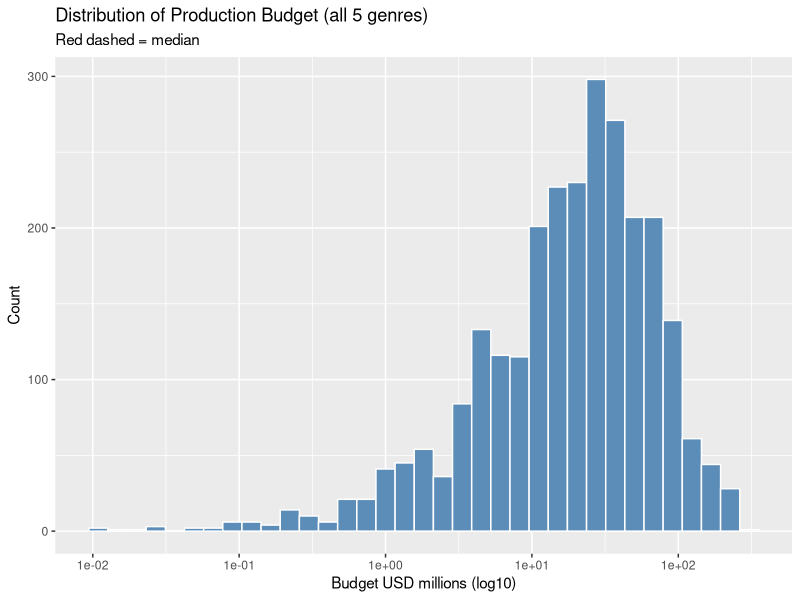
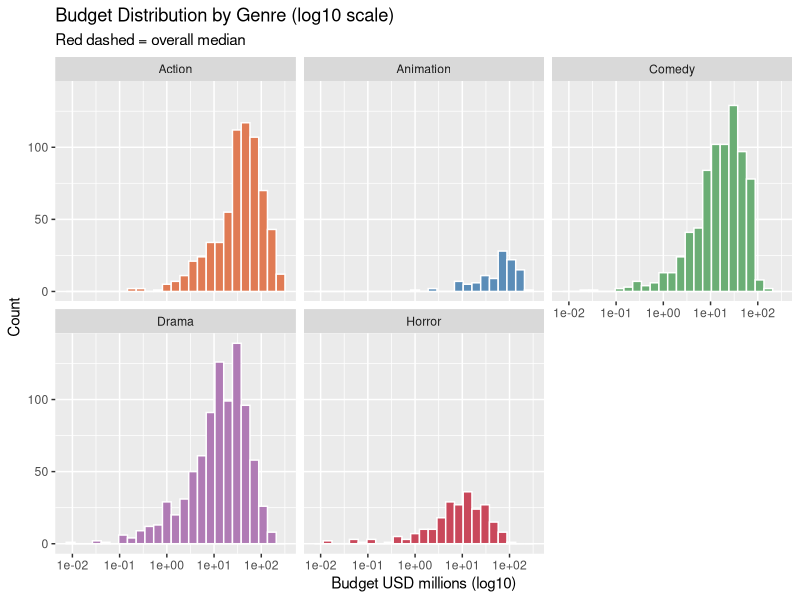
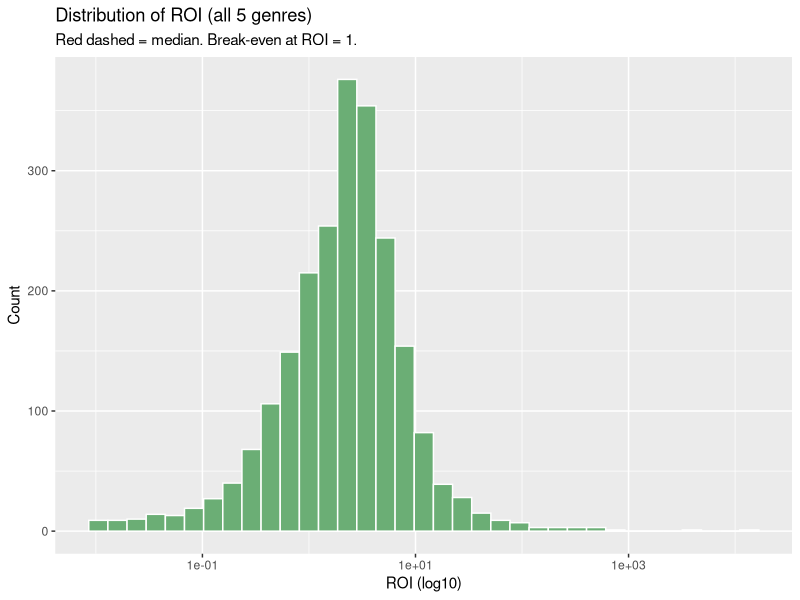
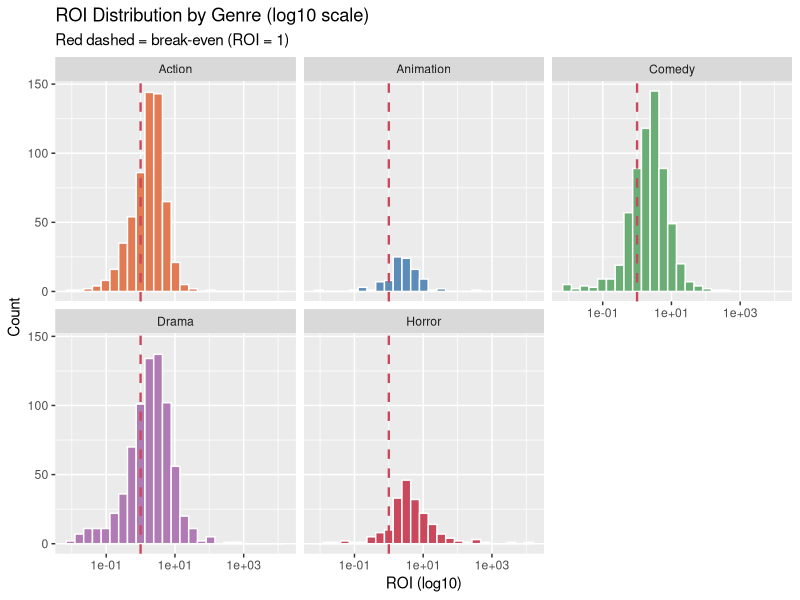
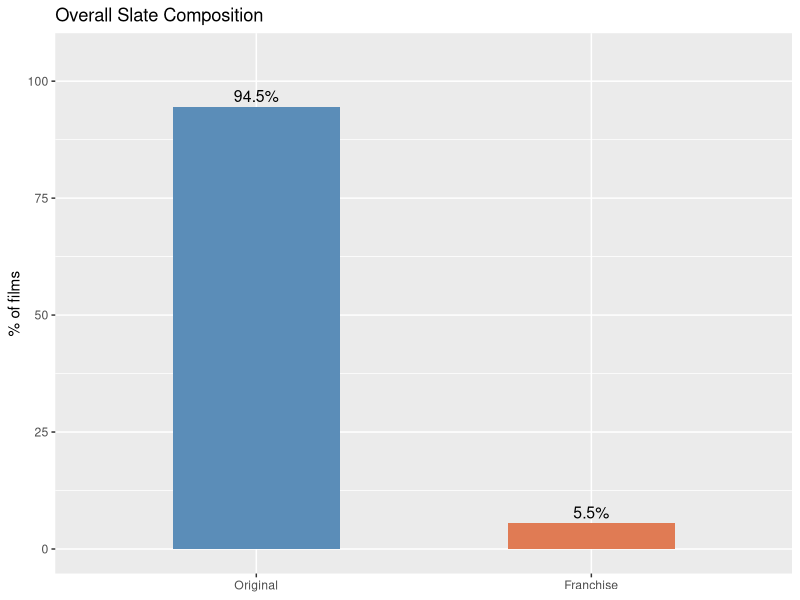
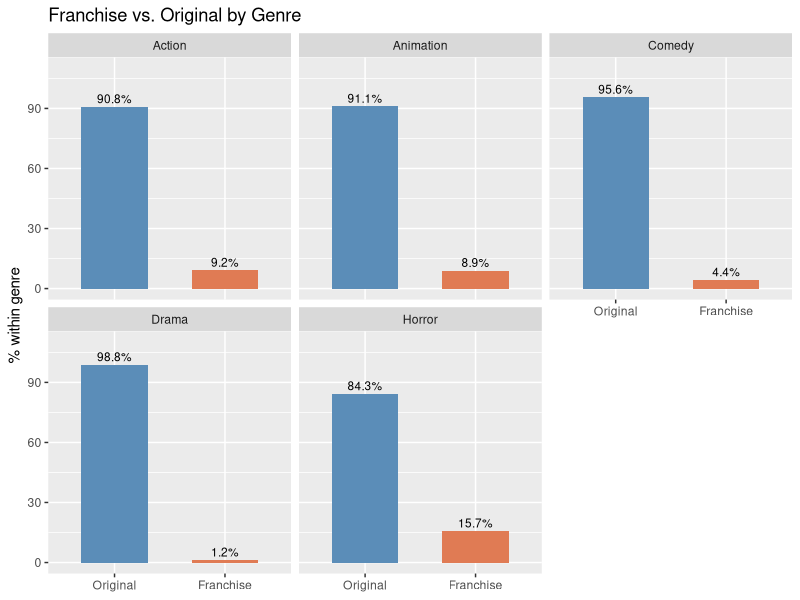
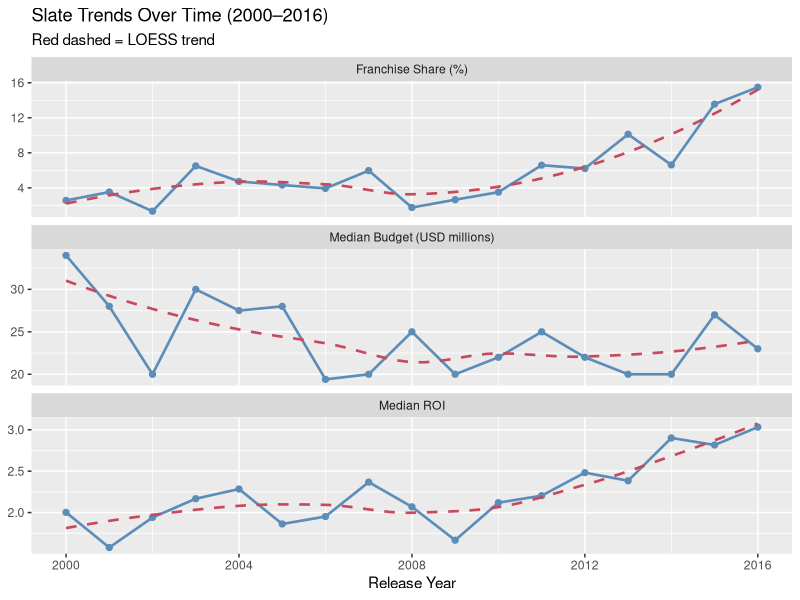

The R source for these figures, in order:
## ---- chunk 1
#| warning: false
#| message: false

library(tidyverse)

movies <- read.csv("data/movies.csv", stringsAsFactors = FALSE)

target_genres <- c("Action", "Comedy", "Drama", "Horror", "Animation")

movies_5 <- movies |>
  filter(primary_genre %in% target_genres)

movies_clean <- movies_5 |>
  mutate(
    budget   = if_else(budget == 0 | budget < 10000, NA_real_, budget),
    revenue  = if_else(revenue == 0, NA_real_, revenue),
    roi      = revenue / budget,
    budget_m = budget / 1e6,
    franchise_status = factor(franchise_status,
                               levels = c("Original", "Franchise"))
  )

glimpse (movies_clean)
## ---- chunk 2
# Budget
movies_clean |>
  summarise(
    n      = sum(!is.na(budget_m)),
    mean   = round(mean(budget_m,            na.rm = TRUE), 1),
    median = round(median(budget_m,          na.rm = TRUE), 1),
    sd     = round(sd(budget_m,              na.rm = TRUE), 1),
    Q1     = round(quantile(budget_m, 0.25,  na.rm = TRUE), 1),
    Q3     = round(quantile(budget_m, 0.75,  na.rm = TRUE), 1),
    max    = round(max(budget_m,             na.rm = TRUE), 0)
  )

# ROI
movies_clean |>
  summarise(
    n      = sum(!is.na(roi)),
    mean   = round(mean(roi,            na.rm = TRUE), 2),
    median = round(median(roi,          na.rm = TRUE), 2),
    sd     = round(sd(roi,              na.rm = TRUE), 2),
    Q1     = round(quantile(roi, 0.25,  na.rm = TRUE), 2),
    Q3     = round(quantile(roi, 0.75,  na.rm = TRUE), 2),
    max    = round(max(roi,             na.rm = TRUE), 0)
  )

# Franchise — uses all 3426 rows, no na.rm needed
movies_clean |>
  count(franchise_status) |>
  mutate(pct = round(n / sum(n) * 100, 1))
## ---- chunk 3
genre_colours <- c(
  Action    = "#E07B54",
  Animation = "#5B8DB8",
  Comedy    = "#6BAE75",
  Drama     = "#B07BB5",
  Horror    = "#C9485B"
)
## ---- chunk 4
# Overall budget distribution
ggplot(movies_clean, aes(x = budget_m)) +
  geom_histogram(bins = 35, fill = "#5B8DB8", colour = "white") +
  scale_x_log10() +
  geom_vline(xintercept = median(movies_clean$budget_m),
             colour = "#C9485B", linewidth = 1, linetype = "dashed") +
  labs(
    title    = "Distribution of Production Budget (all 5 genres)",
    subtitle = "Red dashed = median",
    x        = "Budget USD millions (log10)",
    y        = "Count"
  )

# Budget by genre
ggplot(movies_clean, aes(x = budget_m, fill = primary_genre)) +
  geom_histogram(bins = 25, colour = "white") +
  scale_x_log10() +
  scale_fill_manual(values = genre_colours) +
  facet_wrap(~ primary_genre, ncol = 3) +
  geom_vline(xintercept = median(movies_clean$budget_m),
             colour = "#C9485B", linewidth = 0.8, linetype = "dashed") +
  labs(
    title    = "Budget Distribution by Genre (log10 scale)",
    subtitle = "Red dashed = overall median",
    x        = "Budget USD millions (log10)",
    y        = "Count"
  ) +
  theme(legend.position = "none")
## ---- chunk 5
# Overall ROI distribution
ggplot(movies_clean, aes(x = roi + 0.01)) +
  geom_histogram(bins = 35, fill = "#6BAE75", colour = "white") +
  scale_x_log10() +
  geom_vline(xintercept = median(movies_clean$roi) + 0.01,
             colour = "#C9485B", linewidth = 1, linetype = "dashed") +
  labs(
    title    = "Distribution of ROI (all 5 genres)",
    subtitle = "Red dashed = median. Break-even at ROI = 1.",
    x        = "ROI (log10)",
    y        = "Count"
  )

# ROI by genre
ggplot(movies_clean, aes(x = roi + 0.01, fill = primary_genre)) +
  geom_histogram(bins = 25, colour = "white") +
  scale_x_log10() +
  scale_fill_manual(values = genre_colours) +
  facet_wrap(~ primary_genre, ncol = 3) +
  geom_vline(xintercept = 1,
             colour = "#C9485B", linewidth = 0.8, linetype = "dashed") +
  labs(
    title    = "ROI Distribution by Genre (log10 scale)",
    subtitle = "Red dashed = break-even (ROI = 1)",
    x        = "ROI (log10)",
    y        = "Count"
  ) +
  theme(legend.position = "none")
## ---- chunk 6
# Overall franchise bar
movies_clean |>
  count(franchise_status) |>
  mutate(pct = n / sum(n) * 100) |>
  ggplot(aes(x = franchise_status, y = pct, fill = franchise_status)) +
  geom_col(width = 0.5) +
  geom_text(aes(label = paste0(round(pct, 1), "%")),
            vjust = -0.4, size = 4) +
  scale_fill_manual(values = c(Original = "#5B8DB8", Franchise = "#E07B54")) +
  labs(
    title = "Overall Slate Composition",
    x     = NULL,
    y     = "% of films"
  ) +
  ylim(0, 105) +
  theme(legend.position = "none")

# Franchise by genre using facet_wrap
movies_clean |>
  group_by(primary_genre, franchise_status) |>
  summarise(n = n(), .groups = "drop") |>
  group_by(primary_genre) |>
  mutate(pct = n / sum(n) * 100) |>
  ggplot(aes(x = franchise_status, y = pct, fill = franchise_status)) +
  geom_col(width = 0.6) +
  geom_text(aes(label = paste0(round(pct, 1), "%")),
            vjust = -0.4, size = 3) +
  scale_fill_manual(values = c(Original = "#5B8DB8", Franchise = "#E07B54")) +
  facet_wrap(~ primary_genre, ncol = 3) +
  labs(
    title = "Franchise vs. Original by Genre",
    x     = NULL,
    y     = "% within genre"
  ) +
  ylim(0, 110) +
  theme(legend.position = "none")
## ---- chunk 7
trend_summary <- movies_clean |>
  filter(release_year >= 2000, release_year <= 2016) |>
  group_by(release_year) |>
  summarise(
    n_films       = n(),
    median_budget = median(budget_m,  na.rm = TRUE),
    median_roi    = median(roi,        na.rm = TRUE),
    pct_franchise = sum(franchise_status == "Franchise") / n() * 100,
    .groups       = "drop"
  )
## ---- chunk 8
trend_summary |>
  pivot_longer(
    cols      = c(median_budget, median_roi, pct_franchise),
    names_to  = "metric",
    values_to = "value"
  ) |>
  mutate(metric = recode(metric,
    median_budget  = "Median Budget (USD millions)",
    median_roi     = "Median ROI",
    pct_franchise  = "Franchise Share (%)"
  )) |>
  ggplot(aes(x = release_year, y = value)) +
  geom_line(colour = "#5B8DB8", linewidth = 0.9) +
  geom_point(colour = "#5B8DB8", size = 1.8) +
  geom_smooth(method = "loess", se = FALSE,
              colour = "#C9485B", linewidth = 0.9, linetype = "dashed") +
  facet_wrap(~ metric, ncol = 1, scales = "free_y") +
  labs(
    title    = "Slate Trends Over Time (2000–2016)",
    subtitle = "Red dashed = LOESS trend",
    x        = "Release Year",
    y        = NULL
  ) +
  scale_x_continuous(breaks = seq(2000, 2016, 4))
